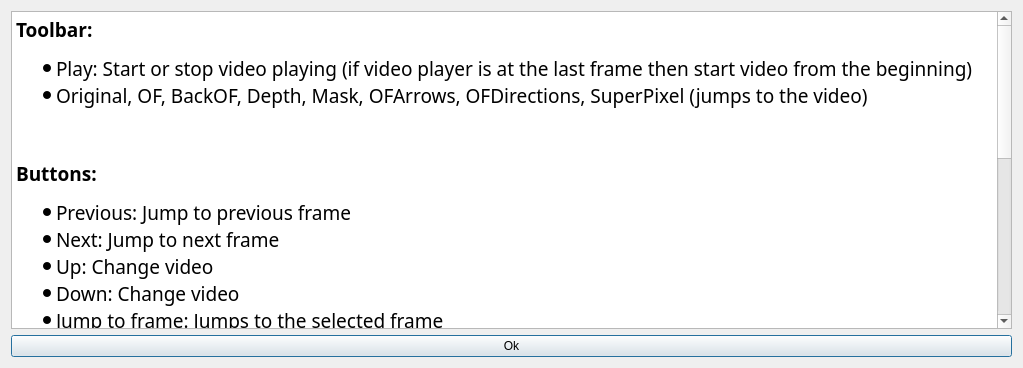
<?xml version="1.0" encoding="UTF-8"?>
<ui version="4.0">
 <class>Dialog</class>
 <widget class="QDialog" name="Dialog">
  <property name="geometry">
   <rect>
    <x>0</x>
    <y>0</y>
    <width>1023</width>
    <height>368</height>
   </rect>
  </property>
  <property name="windowTitle">
   <string>Dialog</string>
  </property>
  <layout class="QHBoxLayout" name="horizontalLayout">
   <item>
    <layout class="QVBoxLayout" name="verticalLayout">
     <item>
      <widget class="QTextBrowser" name="textBrowser">
       <property name="font">
        <font>
         <family>GE Inspira</family>
         <pointsize>14</pointsize>
        </font>
       </property>
       <property name="html">
        <string>&lt;!DOCTYPE HTML PUBLIC &quot;-//W3C//DTD HTML 4.0//EN&quot; &quot;http://www.w3.org/TR/REC-html40/strict.dtd&quot;&gt;
&lt;html&gt;&lt;head&gt;&lt;meta name=&quot;qrichtext&quot; content=&quot;1&quot; /&gt;&lt;style type=&quot;text/css&quot;&gt;
p, li { white-space: pre-wrap; }
&lt;/style&gt;&lt;/head&gt;&lt;body style=&quot; font-family:'GE Inspira'; font-size:14pt; font-weight:400; font-style:normal;&quot;&gt;
&lt;p style=&quot; margin-top:12px; margin-bottom:12px; margin-left:0px; margin-right:0px; -qt-block-indent:0; text-indent:0px;&quot;&gt;&lt;span style=&quot; font-weight:600;&quot;&gt;Toolbar: &lt;/span&gt;&lt;/p&gt;
&lt;ul style=&quot;margin-top: 0px; margin-bottom: 0px; margin-left: 0px; margin-right: 0px; -qt-list-indent: 1;&quot;&gt;&lt;li style=&quot; margin-top:12px; margin-bottom:0px; margin-left:0px; margin-right:0px; -qt-block-indent:0; text-indent:0px;&quot;&gt;Play: Start or stop video playing (if video player is at the last frame then start video from the beginning) &lt;/li&gt;
&lt;li style=&quot; margin-top:0px; margin-bottom:0px; margin-left:0px; margin-right:0px; -qt-block-indent:0; text-indent:0px;&quot;&gt;Original, OF, BackOF, Depth, Mask, OFArrows, OFDirections, SuperPixel (jumps to the video)&lt;/li&gt;&lt;/ul&gt;
&lt;p style=&quot;-qt-paragraph-type:empty; margin-top:12px; margin-bottom:12px; margin-left:0px; margin-right:0px; -qt-block-indent:0; text-indent:0px;&quot;&gt;&lt;br /&gt;&lt;/p&gt;
&lt;p style=&quot; margin-top:12px; margin-bottom:12px; margin-left:0px; margin-right:0px; -qt-block-indent:0; text-indent:0px;&quot;&gt;&lt;span style=&quot; font-weight:600;&quot;&gt;Buttons:&lt;/span&gt;&lt;/p&gt;
&lt;ul style=&quot;margin-top: 0px; margin-bottom: 0px; margin-left: 0px; margin-right: 0px; -qt-list-indent: 1;&quot;&gt;&lt;li style=&quot; margin-top:12px; margin-bottom:0px; margin-left:0px; margin-right:0px; -qt-block-indent:0; text-indent:0px;&quot;&gt;Previous: Jump to previous frame&lt;/li&gt;
&lt;li style=&quot; margin-top:0px; margin-bottom:0px; margin-left:0px; margin-right:0px; -qt-block-indent:0; text-indent:0px;&quot;&gt;Next: Jump to next frame&lt;/li&gt;
&lt;li style=&quot; margin-top:0px; margin-bottom:0px; margin-left:0px; margin-right:0px; -qt-block-indent:0; text-indent:0px;&quot;&gt;Up: Change video&lt;/li&gt;
&lt;li style=&quot; margin-top:0px; margin-bottom:0px; margin-left:0px; margin-right:0px; -qt-block-indent:0; text-indent:0px;&quot;&gt;Down: Change video&lt;/li&gt;
&lt;li style=&quot; margin-top:0px; margin-bottom:0px; margin-left:0px; margin-right:0px; -qt-block-indent:0; text-indent:0px;&quot;&gt;Jump to frame: Jumps to the selected frame&lt;/li&gt;
&lt;li style=&quot; margin-top:0px; margin-bottom:0px; margin-left:0px; margin-right:0px; -qt-block-indent:0; text-indent:0px;&quot;&gt;Run: Open run dialog&lt;/li&gt;&lt;/ul&gt;
&lt;p style=&quot;-qt-paragraph-type:empty; margin-top:12px; margin-bottom:12px; margin-left:0px; margin-right:0px; -qt-block-indent:0; text-indent:0px;&quot;&gt;&lt;br /&gt;&lt;/p&gt;
&lt;p style=&quot; margin-top:12px; margin-bottom:12px; margin-left:0px; margin-right:0px; -qt-block-indent:0; text-indent:0px;&quot;&gt;&lt;span style=&quot; font-weight:600;&quot;&gt;Video Player: &lt;/span&gt;Displays the currently selected video&lt;/p&gt;
&lt;ul style=&quot;margin-top: 0px; margin-bottom: 0px; margin-left: 0px; margin-right: 0px; -qt-list-indent: 1;&quot;&gt;&lt;li style=&quot; margin-top:12px; margin-bottom:0px; margin-left:0px; margin-right:0px; -qt-block-indent:0; text-indent:0px;&quot;&gt;Original: The original video&lt;/li&gt;
&lt;li style=&quot; margin-top:0px; margin-bottom:0px; margin-left:0px; margin-right:0px; -qt-block-indent:0; text-indent:0px;&quot;&gt;OF: Optical flow (motion of image objects between two consecutive frames)&lt;/li&gt;
&lt;li style=&quot; margin-top:0px; margin-bottom:0px; margin-left:0px; margin-right:0px; -qt-block-indent:0; text-indent:0px;&quot;&gt;BackOF: Backward optical flow (optical flow with reversed frames)&lt;/li&gt;
&lt;li style=&quot; margin-top:0px; margin-bottom:0px; margin-left:0px; margin-right:0px; -qt-block-indent:0; text-indent:0px;&quot;&gt;Depth: Depth estimation (darker means farther, brighter means closer)&lt;/li&gt;
&lt;li style=&quot; margin-top:0px; margin-bottom:0px; margin-left:0px; margin-right:0px; -qt-block-indent:0; text-indent:0px;&quot;&gt;Mask: Speed mask (the coloured pixels are used in the speed estimation)&lt;/li&gt;
&lt;li style=&quot; margin-top:0px; margin-bottom:0px; margin-left:0px; margin-right:0px; -qt-block-indent:0; text-indent:0px;&quot;&gt;OFArrows: Optical flow directions with arrows (after throwing away the inconsistent optical flow)&lt;/li&gt;
&lt;li style=&quot; margin-top:0px; margin-bottom:0px; margin-left:0px; margin-right:0px; -qt-block-indent:0; text-indent:0px;&quot;&gt;OFDirections: Optical flow directions with colours (after throwing away the inconsistent optical flow), different colours represent different directions&lt;/li&gt;
&lt;li style=&quot; margin-top:0px; margin-bottom:0px; margin-left:0px; margin-right:0px; -qt-block-indent:0; text-indent:0px;&quot;&gt;SuperPixel: Speed values in the super pixel segmentations&lt;/li&gt;&lt;/ul&gt;&lt;/body&gt;&lt;/html&gt;</string>
       </property>
      </widget>
     </item>
     <item>
      <widget class="QPushButton" name="pushButton">
       <property name="text">
        <string>Ok</string>
       </property>
      </widget>
     </item>
    </layout>
   </item>
  </layout>
 </widget>
 <resources/>
 <connections>
  <connection>
   <sender>pushButton</sender>
   <signal>clicked()</signal>
   <receiver>Dialog</receiver>
   <slot>accept()</slot>
   <hints>
    <hint type="sourcelabel">
     <x>168</x>
     <y>258</y>
    </hint>
    <hint type="destinationlabel">
     <x>199</x>
     <y>149</y>
    </hint>
   </hints>
  </connection>
 </connections>
</ui>
